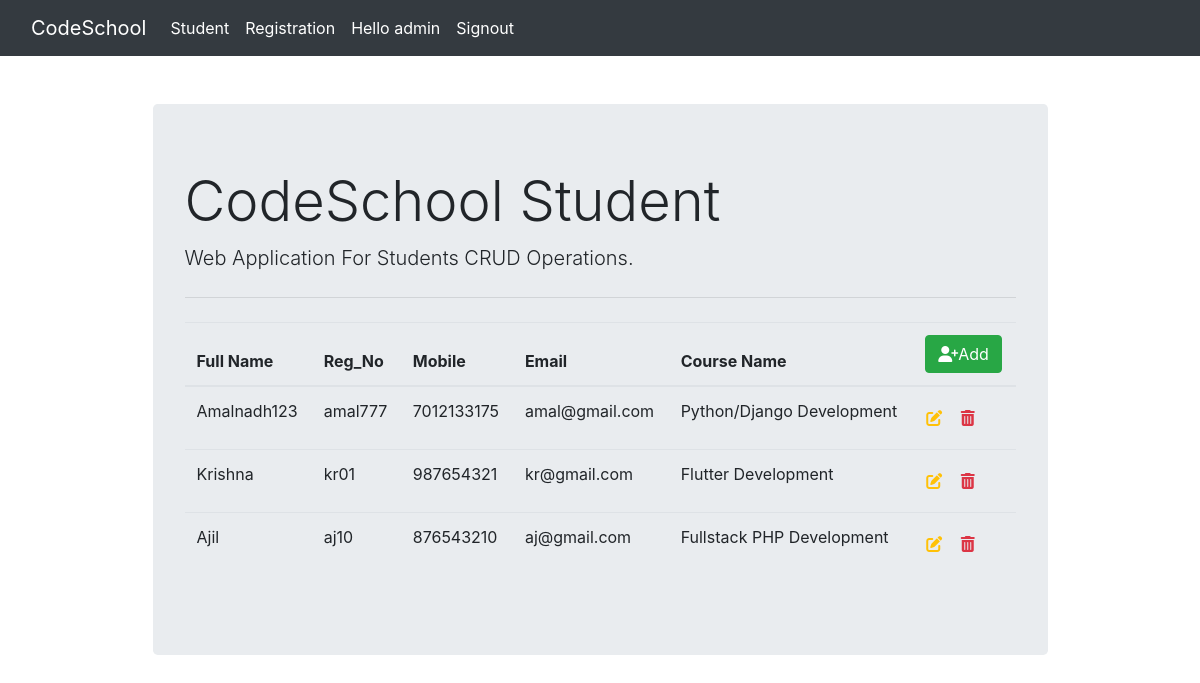
Page /student_list (signed in) on the committed database.
### student_crud/models.py (models this page shows, shortened)
class Student(models.Model):
    fullname=models.CharField(max_length=150)
    reg_no=models.CharField(max_length=10)
    mobile=models.CharField(max_length=10)
    email=models.EmailField()
    course_name=models.ForeignKey(Course,on_delete=models.CASCADE)

class Course(models.Model):
    course_name=models.CharField(max_length=100)
    def __str__(self):
        return self.course_name

### student_crud/views.py (the view)
# urls.py: path('student_list',views.student_list,name='student_list'),
def student_list(request):
    student=Student.objects.all()
    context={
        'studentlist':student
    }
    return render(request,'student_list.html',context)

### templates/student_list.html (shortened to what this page needs)
{% extends 'base.html' %}
{% block content %}
<table class="table">
    <thead class="">
        <tr>
            <th scope="col">Full Name</th>
            <th scope="col">Reg_No</th>
            <th scope="col">Mobile</th>
            <th scope="col">Email</th>
            <th scope="col">Course Name</th>
            <th scope="col">
                <a href="{% url 'student_form' %}" class="btn btn-success"><i class="fa-solid fa-user-plus"></i>Add</a>
            </th>
        </tr>
    </thead>
    <tbody>
        {% for student in studentlist %}
        <tr>
            <td>{{student.fullname}}</td>
            <td>{{student.reg_no}}</td>
            <td>{{student.mobile}}</td>
            <td>{{student.email}}</td>
            <td>{{student.course_name}}</td>
            <td>
                <a href="{% url 'student_update' student.id %}" class="btn text-warning px-0"><i class="fa-solid fa-pen-to-square"></i></a>
                <form action="{% url 'delete' student.id %}" method="post" class="d-inline">
                    <button  type="submit" class="btn">
                        <i class="fa-solid fa-trash-can text-danger float-right"></i>
                      </button>
                </form>
            </td>
        </tr>
        {% endfor %}
    </tbody>
</table>
    {% endblock %}

### templates/base.html (shortened to what this page needs)
<!DOCTYPE html>
<html lang="en">
<head>
    <link rel="stylesheet" href="https://cdn.jsdelivr.net/npm/bootstrap@4.6.2/dist/css/bootstrap.min.css">
    <link rel="stylesheet" href="https://cdnjs.cloudflare.com/ajax/libs/font-awesome/6.2.0/css/all.min.css">
</head>
<body>
    <nav class="navbar navbar-expand-lg navbar-dark bg-dark">
        <div class="container-fluid">
          <a class="navbar-brand" href="{% url 'student' %}">CodeSchool</a>
          <div class="collapse navbar-collapse" id="navbarSupportedContent">
            <ul class="navbar-nav me-auto mb-2 mb-lg-0">
              <li class="nav-item">
                <a class="nav-link active" aria-current="page" href="{% url 'student' %}">Student</a>
              </li>
                {% if user.is_authenticated %}
                <li class="nav-item">
                  <a class="nav-link active" aria-current="page" href="{% url 'student_form' %}">Registration</a>
                </li>
                <li class="nav-item">
                  <a class="nav-link active" aria-current="page">Hello {{user.username}}</a>
                </li>
                <li class="nav-item">
                  <a class="nav-link active" aria-current="page" href="{% url 'signout' %}">Signout</a>
                </li>
                {% endif%}
            </ul>
          </div>
        </div>
      </nav>
      <div class="container">
        <div class="col-md-10 offset-md-1 mt-5">
            <div class="jumbotron">
                <h1 class="display-4">CodeSchool Student </h1>
                <p class="lead">Web Application For Students CRUD Operations.</p>
                <hr class="my-4">
                {% block content %}
                {% endblock %}
              </div>
        </div>
      </div>
</body>
</html>

### rows in the picture
Student: fullname "Amalnadh123", reg_no "amal777", mobile "7012133175", email "amal@gmail.com", course_name "Python/Django Development"
Student: fullname "Krishna", reg_no "kr01", mobile "987654321", email "kr@gmail.com", course_name "Flutter Development"
Student: fullname "Ajil", reg_no "aj10", mobile "876543210", email "aj@gmail.com", course_name "Fullstack PHP Development"

### other values in the picture
{{ user.username }} "admin"
